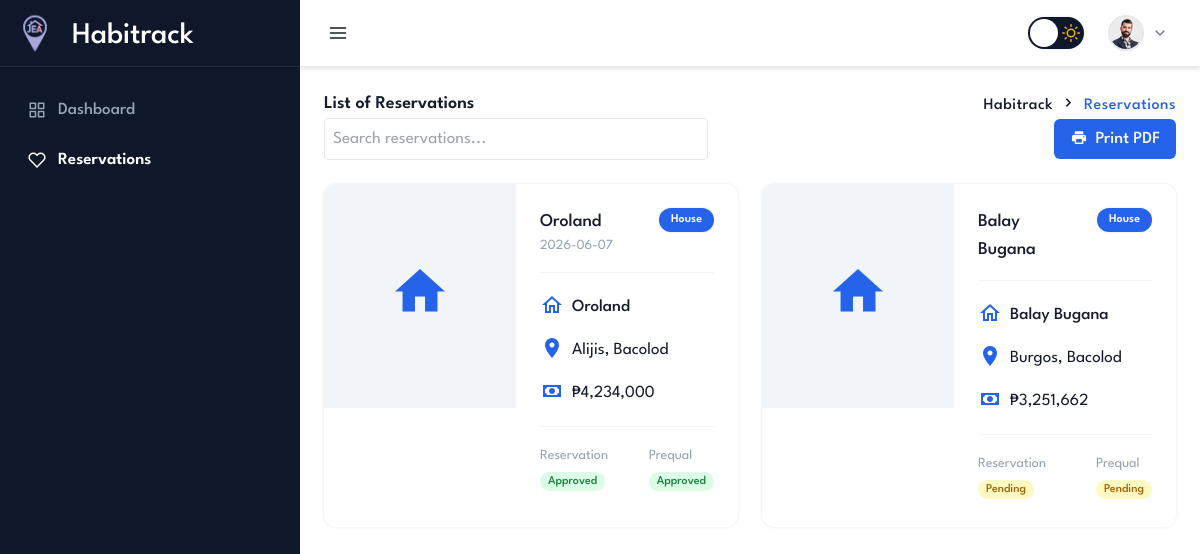
The app's page /reservations (signed in) with its own data.
### tables this page shows
CREATE TABLE `reservations` (
  `id` int NOT NULL,
  `reservationID` varchar(11) NOT NULL,
  `prequalID` varchar(11) NOT NULL,
  `agentID` varchar(11) NOT NULL,
  `clientValidID` varchar(255) DEFAULT NULL,
  `reserveDate` date DEFAULT NULL,
  `reserveTime` time DEFAULT NULL,
  `reserveStatus` enum('Rejected','Pending','Approved','Archive') NOT NULL
);

CREATE TABLE `properties` (
  `id` int NOT NULL,
  `propertyID` varchar(11) NOT NULL,
  `propertyName` varchar(50) NOT NULL,
  `propertyType` varchar(10) NOT NULL,
  `propertyCity` varchar(50) DEFAULT NULL,
  `propertyLat` double NOT NULL,
  `propertyLng` double NOT NULL,
  `propertyBrgy` varchar(50) DEFAULT NULL,
  `propertyLotArea` int DEFAULT NULL,
  `propertyPrice` int DEFAULT NULL,
  `propertyStatus` varchar(10) NOT NULL DEFAULT 'Available',
  `houseFloorArea` int DEFAULT NULL,
  `houseStorey` int DEFAULT NULL,
  `houseBedroom` int DEFAULT NULL,
  `houseTandB` int DEFAULT NULL,
  `housePowderRoom` tinyint DEFAULT '0',
  `houseGarage` tinyint DEFAULT '0',
  `houseBalcony` tinyint NOT NULL DEFAULT '0',
  `houseTerrace` tinyint NOT NULL DEFAULT '0',
  `housePool` tinyint NOT NULL DEFAULT '0',
  `houseLaundryArea` tinyint NOT NULL DEFAULT '0',
  `houseMaidRoom` tinyint NOT NULL DEFAULT '0',
  `houseCabinets` tinyint NOT NULL DEFAULT '0',
  `houseBilliardRoom` tinyint NOT NULL DEFAULT '0',
  `houseClubhouse` tinyint NOT NULL DEFAULT '0',
  `houseGarden` tinyint NOT NULL DEFAULT '0',
  `is_deleted` tinyint NOT NULL DEFAULT '0'
);

CREATE TABLE `prequal` (
  `id` int NOT NULL,
  `prequalID` varchar(11) NOT NULL,
  `clientID` varchar(11) NOT NULL,
  `agentID` varchar(11) NOT NULL,
  `propertyID` varchar(11) NOT NULL,
  `financingID` varchar(11) NOT NULL,
  `coOwnerID` varchar(11) DEFAULT NULL,
  `clientCivilStatus` varchar(8) NOT NULL,
  `clientEmpStatus` varchar(5) NOT NULL,
  `clientMonthlyIncome` decimal(20,2) NOT NULL,
  `prequalStatus` varchar(8) NOT NULL,
  `submissionDate` date NOT NULL
);

### controllers/template.controller.php (called while the page is built)
<?php
class ControllerTemplate{
	static public function ctrTemplate(){
		include "views/template.php";
	}
}

### index.php (called while the page is built, shortened)
<?php
require_once "controllers/template.controller.php";
$template = new ControllerTemplate();
$template -> ctrTemplate();

### models/connection.php (called while the page is built)
<?php
class Connection{
	public function connect(){
		$link = new PDO("mysql:host=localhost;dbname=habitrack", "root", "yourpassword");
		$link -> exec("set names utf8");
		return $link;
	}
}

### models/reservations.model.php (called while the page is built, shortened)
<?php
require_once "connection.php";
class ModelReservation {
    static public function mdlGetReservationsByClient($clientID) {
        $stmt = (new Connection)->connect()->prepare("
            SELECT
                r.reservationID,
                r.reserveDate,
                r.reserveTime,
                r.reserveStatus,
                r.clientValidID,
                pq.prequalID,
                pq.prequalStatus,
                cc.coOwnerID,
                cc.coOwnerRelationship,
                c.clientID,
                c.clientFName,
                c.clientLName,
                p.propertyID,
                p.propertyName,
                p.propertyType,
                p.propertyCity,
                p.propertyBrgy,
                p.propertyPrice,
                p.propertyLotArea
            FROM reservations r
            JOIN prequal pq
                ON r.prequalID = pq.prequalID
            JOIN client c
                ON pq.clientID = c.clientID
            JOIN properties p
                ON pq.propertyID = p.propertyID
            LEFT JOIN clientcoprequal cc
                ON r.prequalID = cc.prequalID
            WHERE c.clientID = :clientID
            ORDER BY r.reserveDate DESC
        ");
        $stmt->bindParam(':clientID', $clientID, PDO::PARAM_STR);
        $stmt->execute();
        return $stmt->fetchAll(PDO::FETCH_ASSOC);
    }
}

### controllers/reservations.controller.php (called while the page is built, shortened)
<?php
require_once __DIR__ . '/../models/reservations.model.php';
class ReservationController {
    public static function ctrGetReservationsByClient($clientID) {
        return ModelReservation::mdlGetReservationsByClient($clientID);
    }
}

### views/modules/client/reservations.php (the view, shortened to what this page needs)
<?php
require_once __DIR__ . '/../../../controllers/reservations.controller.php';
$reservations = ReservationController::ctrGetReservations();
$clientID = $_SESSION['clientID'] ?? $_SESSION['userid'] ?? $_SESSION['clientid'] ?? null;
if (!$clientID) {
    $reservations = [];
} else {
    $reservations = ReservationController::ctrGetReservationsByClient($clientID);
}
?>
<div
    id="main-area"
    class="fixed top-[90px] right-0 mb-10 overflow-y-auto px-6 transition-all duration-300"
    style="left:300px; bottom:0; z-index:20;"
>
    <div class="container-fluid relative px-3">
        <div class="layout-specing">
            <div class="md:flex justify-between items-center">
                <h5 class="text-lg font-semibold">List of Reservations</h5>
                <ul class="tracking-[0.5px] inline-block sm:mt-0 mt-3">
                    <li class="inline-block capitalize text-[16px] font-medium duration-500 dark:text-white/70 hover:text-blue-600 dark:hover:text-white">
                        <a href="index.php">Habitrack</a>
                    </li>
                    <li class="inline-block text-base text-slate-950 dark:text-white/70 mx-0.5 ltr:rotate-0 rtl:rotate-180">
                        <i class="mdi mdi-chevron-right"></i>
                    </li>
                    <li class="inline-block capitalize text-[16px] font-medium text-blue-600 dark:text-white" aria-current="page">
                        Reservations
                    </li>
                </ul>
            </div>
            <div class="mb-4 flex items-center justify-between">
                <input
                    id="reservation-search"
                    type="text"
                    placeholder="Search reservations..."
                    class="border p-2 rounded w-96"
                />
                    <?php if (!empty($reservations)): ?>
                    <a
                        href="/habitrack/reports/generate-client-reservations.php"
                        target="_blank"
                        class="btn bg-blue-600 hover:bg-blue-700 border-blue-600 text-white rounded-md px-4 py-2 inline-flex items-center gap-2"
                    >
                        <i class="mdi mdi-printer"></i> Print PDF
                    </a>
                    <?php endif; ?>
            </div>
            <div class="grid lg:grid-cols-2 grid-cols-1 gap-6 mt-6">
                <?php foreach ($reservations as $res): ?>
                    <?php
                        $type        = trim($res['propertyType'] ?? '');
                        $propName    = htmlspecialchars($res['propertyName'] ?? '');
                        $price       = number_format($res['propertyPrice'] ?? 0);
                        $address     = htmlspecialchars(($res['propertyBrgy'] ?? '') . ', ' . ($res['propertyCity'] ?? ''));
                        $prequalStatus     = htmlspecialchars($res['prequalStatus'] ?? 'Pending');
                        $resDate     = htmlspecialchars($res['reserveDate'] ?? '');
                        $resStatus   = htmlspecialchars($res['reserveStatus'] ?? 'Pending');
                        $prequalColor = match(strtolower($prequalStatus)) {
                            'approved' => 'bg-green-100 text-green-700 dark:bg-green-900 dark:text-green-300',
                            'rejected' => 'bg-red-100 text-red-700 dark:bg-red-900 dark:text-red-300',
                            default    => 'bg-yellow-100 text-yellow-700 dark:bg-yellow-900 dark:text-yellow-300'
                        };
                        $statusColor = match(strtolower($resStatus)) {
                            'approved' => 'bg-green-100 text-green-700 dark:bg-green-900 dark:text-green-300',
                            'rejected' => 'bg-red-100 text-red-700 dark:bg-red-900 dark:text-red-300',
                            default     => 'bg-yellow-100 text-yellow-700 dark:bg-yellow-900 dark:text-yellow-300'
                        };
                    ?>
                            <div class="reservation-card group rounded-xl bg-white dark:bg-slate-900 shadow hover:shadow-xl overflow-hidden ease-in-out duration-500 w-full mx-auto"
     data-id="<?= $res['reservationID'] ?>">
                        <div class="md:flex">
                            <div class="relative md:shrink-0 bg-slate-100 dark:bg-slate-800 h-56 w-full md:w-48 flex items-center justify-center">
                                <?php if ($type === 'House'): ?>
                                    <i class="mdi mdi-home text-6xl text-blue-600"></i>
                                <?php else: ?>
                                    <i class="mdi mdi-map text-6xl text-blue-600"></i>
                                <?php endif; ?>
                            </div>
                            <div class="p-6 w-full">
<div class="md:pb-4 pb-6 flex justify-between items-start gap-4">
    <div>
        <h6 class="text-lg font-medium"><?= $propName ?></h6>
        <p class="text-slate-400 text-sm"><?= $resDate ?></p>
    </div>
    <span class="px-3 py-1 text-xs font-semibold rounded-full bg-blue-600 text-white shadow whitespace-nowrap">
        <?= htmlspecialchars($type) ?>
    </span>
</div>
                                <ul class="md:py-4 py-6 border-y border-slate-100 dark:border-gray-800 list-none space-y-2">
                                    <?php if ($type === 'House'): ?>
                                        <li class="flex items-center">
                                            <i class="mdi mdi-home-outline text-2xl me-2 text-blue-600"></i>
                                            <span class="font-medium"><?= $propName ?></span>
                                        </li>
                                        <li class="flex items-center">
                                            <i class="mdi mdi-map-marker text-2xl me-2 text-blue-600"></i>
                                            <span><?= $address ?></span>
                                        </li>
                                        <li class="flex items-center">
                                            <i class="mdi mdi-cash text-2xl me-2 text-blue-600"></i>
                                            <span>₱<?= $price ?></span>
                                        </li>
                                    <?php endif; ?>
                                </ul>
                                <ul class="md:pt-4 pt-6 flex justify-between items-center list-none">
                                    <li>
                                        <span class="text-slate-400 text-sm">Reservation</span>
                                        <p>
                                            <span class="px-2 py-1 rounded-full text-xs font-medium <?= $statusColor ?>">
                                                <?= $resStatus ?>
                                            </span>
                                        </p>
                                    </li>
                                     <li>
                                        <span class="text-slate-400 text-sm">Prequal</span>
                                        <p>
                                            <span class="px-2 py-1 rounded-full text-xs font-medium <?= $prequalColor ?>">
                                                <?= ucfirst($prequalStatus) ?>
                                            </span>
                                        </p>
                                    </li>
                                </ul>
                            </div>
                        </div>
                    </div>
                <?php endforeach; ?>
            </div>
        </div>
    </div>
</div>

### records on screen
reservations: properties.propertyName "Oroland", reserveDate "2026-06-07", properties.propertyType "House", properties.propertyBrgy+propertyCity "Alijis, Bacolod", properties.propertyPrice "4,234,000", reserveStatus "Approved", prequal.prequalStatus "Approved"
reservations: properties.propertyName "Balay Bugana", properties.propertyType "House", properties.propertyBrgy+propertyCity "Burgos, Bacolod", properties.propertyPrice "3,251,662", reserveStatus "Pending", prequal.prequalStatus "Pending"

### other values on screen
$menu['title'] "Dashboard"
$menu['title'] "Reservations"
